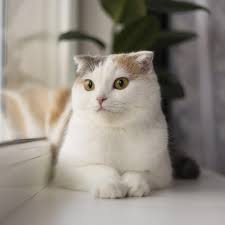
#> input picture kucing.jpeg, 225 x 225 px
$ python latihan12.py
#> lines starting #> are read from the running program, lines starting #| are printed output that depends on the picture
# vilda azizah wiguna
# 1217070085
# Operasi Geometri

#operasi flipping citra
import cv2
import numpy as np
image = cv2.imread('kucing.jpeg')
#> image is the input picture: shape (225, 225, 3); mean B, G, R 131.1, 140, 147
#flipping horizontal
flip_hor = cv2.flip(image,1)
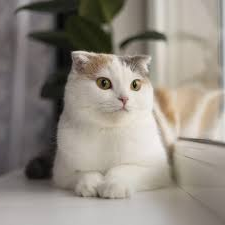
#> flip_hor: shape (225, 225, 3); mean B, G, R 131.1, 140, 147
#flipping vertical
flip_ver = cv2.flip(image,0)
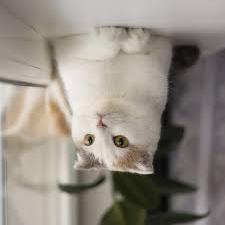
#> flip_ver: shape (225, 225, 3); mean B, G, R 131.1, 140, 147
#flipping vertical - horizontal
flip_verhor = cv2.flip(image, -1)
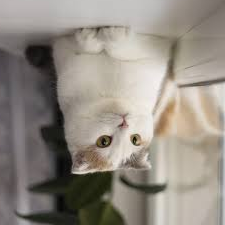
#> flip_verhor: shape (225, 225, 3); mean B, G, R 131.1, 140, 147

cv2.imshow('citra', image)
cv2.imshow('citra flip horizontal', flip_hor)
cv2.imshow('citra flip vertical', flip_ver)
cv2.imshow('citra vertical - horizontal', flip_verhor)
cv2.waitKey(0)

$ run again, with test_image.jpg copied over kucing.jpeg
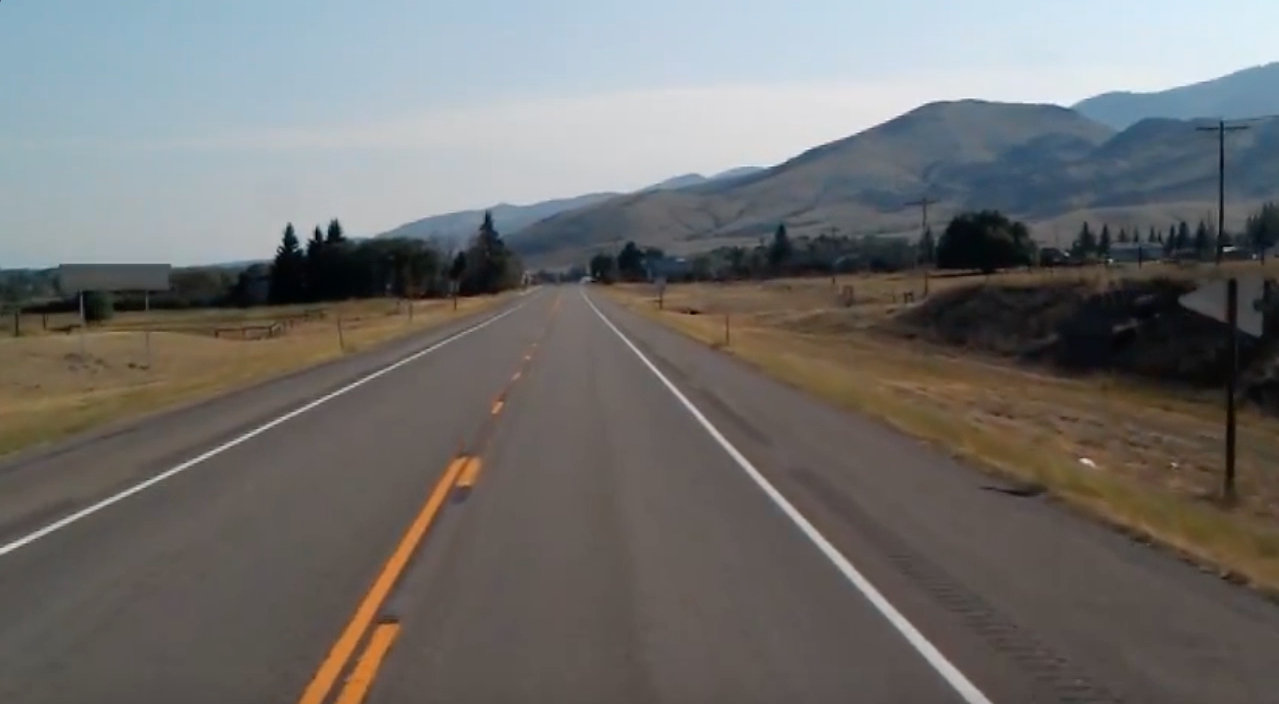
#> input picture test_image.jpg, 1279 x 704 px
#> image is the input picture: shape (704, 1279, 3); mean B, G, R 109.7, 111.3, 112.3
#> `flip_ver = cv2.flip(image,0)`:
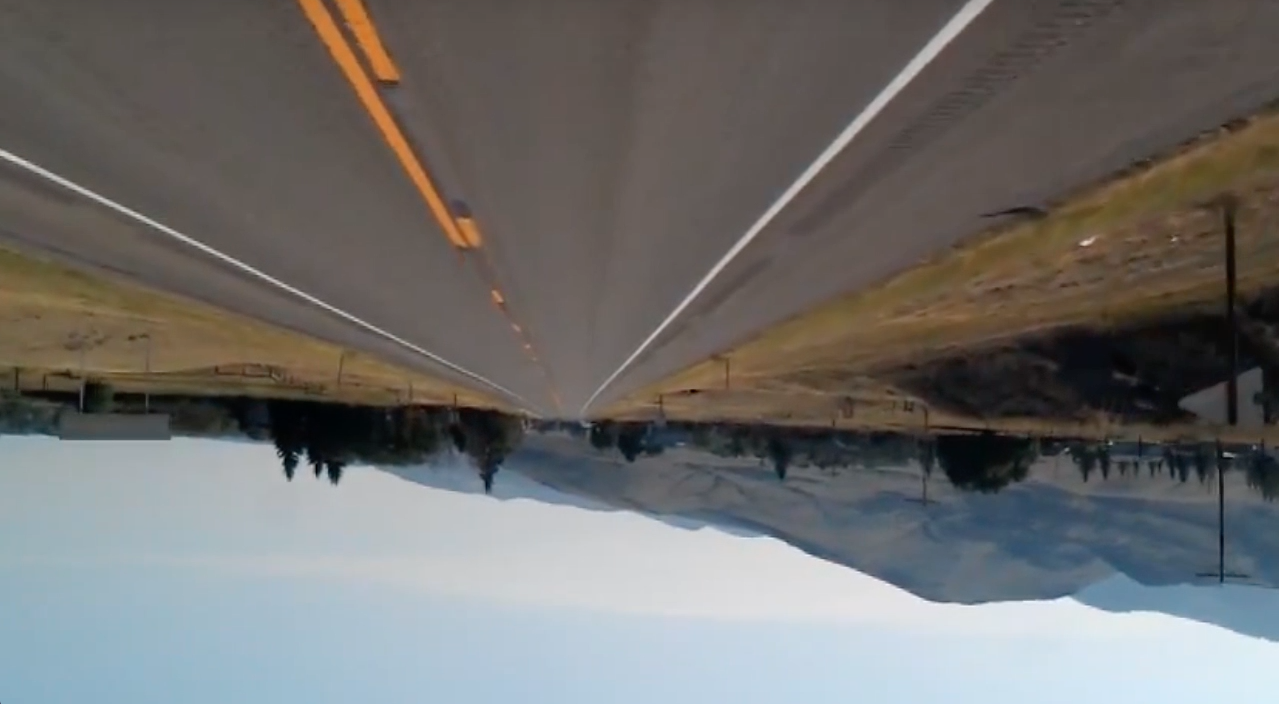
#> flip_ver: shape (704, 1279, 3); mean B, G, R 109.7, 111.3, 112.3
#> `flip_verhor = cv2.flip(image, -1)`:
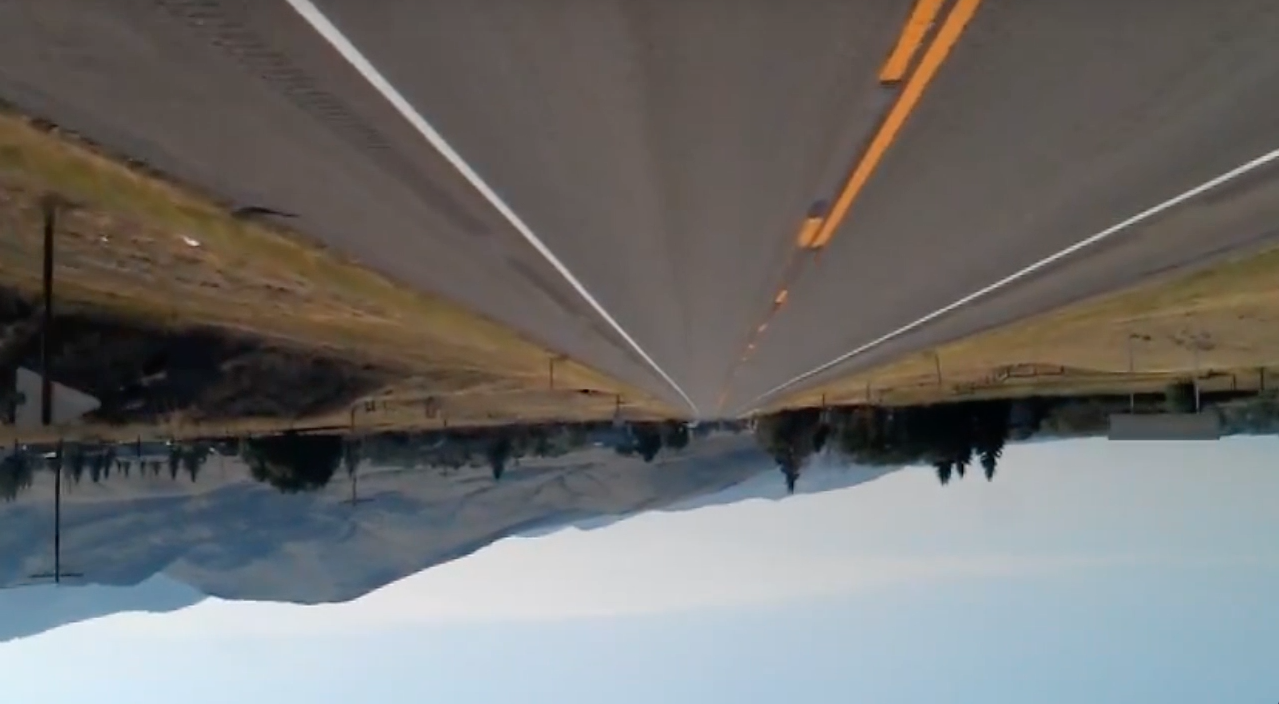
#> flip_verhor: shape (704, 1279, 3); mean B, G, R 109.7, 111.3, 112.3
